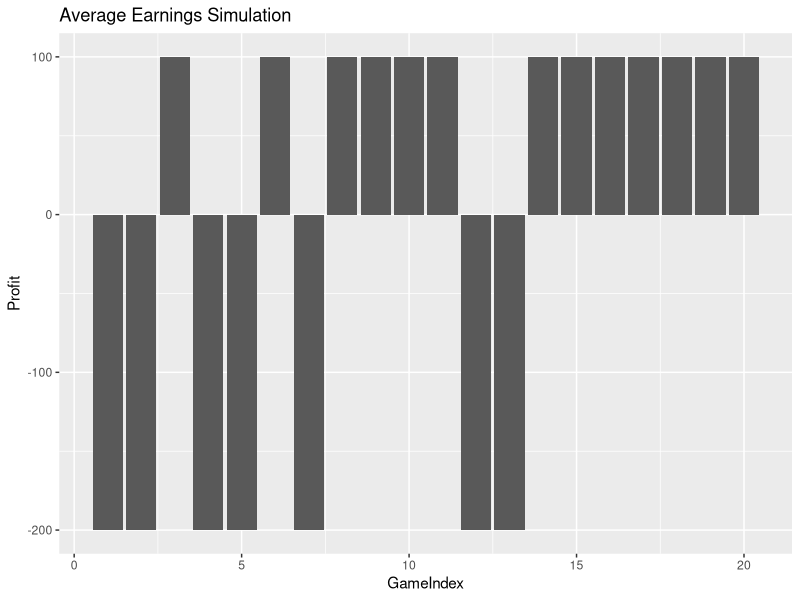
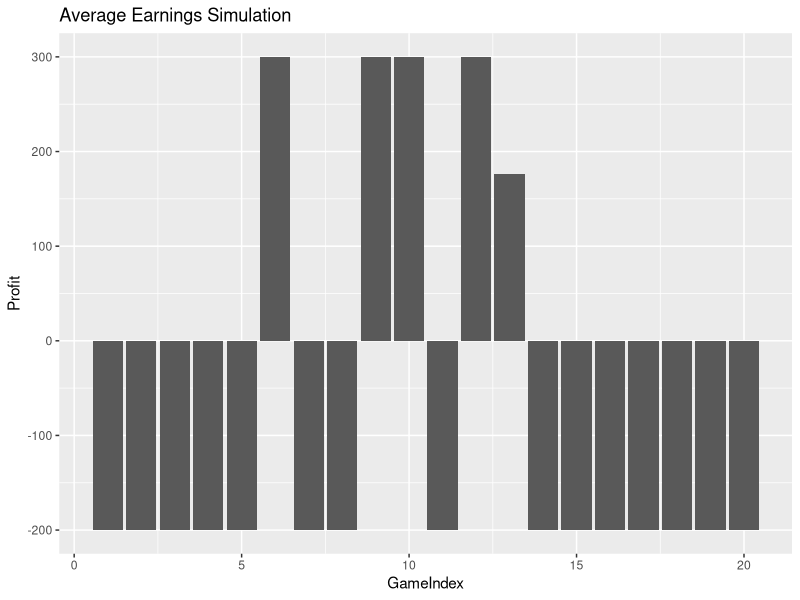
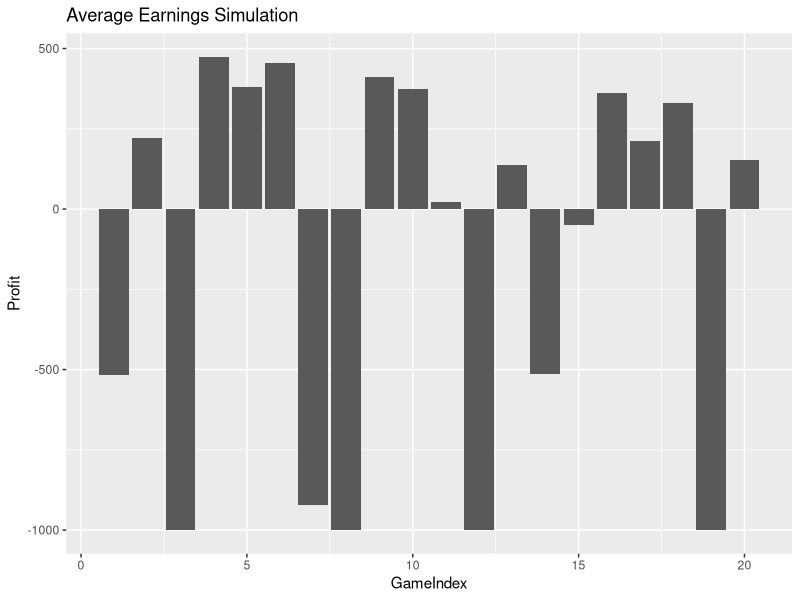
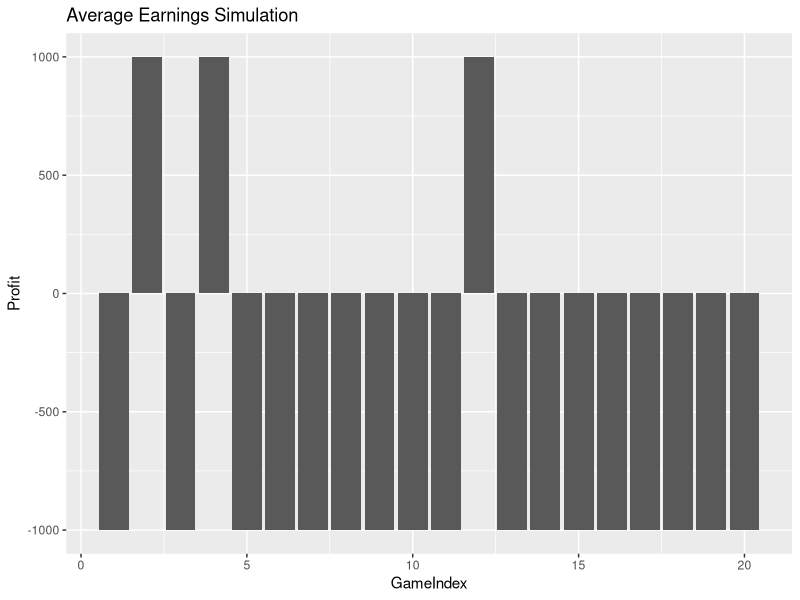
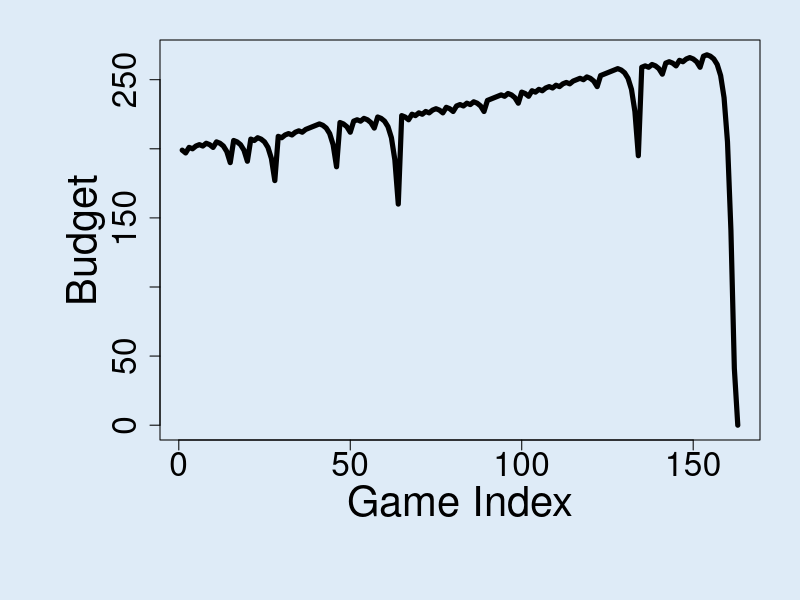

Write R code to recreate these figures, in order.
## ---- chunk 1
#Simulates Single Spin 
single_spin <- function(){
  possible_outcomes <- c(rep("red",18), rep("black",18), rep("green",2))
  sample(possible_outcomes, 1)
}
## ---- chunk 2
#Simulates martingale wager
martingale_wager <- function(
  previous_wager
  , previous_outcome
  , max_wager
  , current_budget
){
  if(previous_outcome == "red") return(1)
  min(2*previous_wager, max_wager, current_budget)
}

## ---- chunk 3
#Simulates a single play/turn in a roulette game. 
one_play <- function(previous_ledger_entry, max_wager){
  # Create a copy of the input object that will become the output object
  out <- previous_ledger_entry
  out[1, "game_index"] <- previous_ledger_entry[1, "game_index"] + 1
  out[1, "starting_budget"] <- previous_ledger_entry[1, "ending_budget"]
  out[1, "wager"] <- martingale_wager(
    previous_wager = previous_ledger_entry[1, "wager"]
    , previous_outcome = previous_ledger_entry[1, "outcome"]
    , max_wager = max_wager
    , current_budget = out[1, "starting_budget"]
  )
  out[1, "outcome"] <- single_spin()
  out[1, "ending_budget"] <- out[1, "starting_budget"] + 
    ifelse(out[1, "outcome"] == "red", +1, -1)*out[1, "wager"]
  return(out)
}
## ---- chunk 4
#Stopping Condition 
stopping_rule <- function(
  ledger_entry
  , winning_threshold
){
  ending_budget <- ledger_entry[1, "ending_budget"]
  if(ending_budget <= 0) return(TRUE)
  if(ending_budget >= winning_threshold) return(TRUE)
  FALSE
}
## ---- chunk 5
#Simulation of the entire roulette game.
one_series <- function(
  max_games, starting_budget, winning_threshold, max_wager
){
  # Initialize ledger
  ledger <- data.frame(
      game_index = 0:max_games
    , starting_budget = NA_integer_
    , wager = NA_integer_
    , outcome = NA_character_
    , ending_budget = NA_integer_
  )
  ledger[1, "wager"] <- 1
  ledger[1, "outcome"] <- "red"
  ledger[1, "ending_budget"] <- starting_budget
  for(i in 2:nrow(ledger)){
    ledger[i,] <- one_play(ledger[i-1,], max_wager)
    if(stopping_rule(ledger[i,], winning_threshold)) break
  }
  # Return non-empty portion of ledger
  ledger[2:i, ]
}
## ---- chunk 6
#Profit function given the entire series of plays.. 
profit <- function(ledger){
  n <- nrow(ledger)
  profit <- ledger[n, "ending_budget"] - ledger[1, "starting_budget"]
  return(profit)
}
## ---- chunk 7
#All of the below function inputs are based on constraints described above
a <- one_series(1000,200,300,100)
a
profit(a)
## ---- chunk 8
library(magrittr)

svg(filename = "pattern.svg", width=16, height =8.25)
par(cex.axis=2.0, cex.lab = 2.5, mar = c(8,8,2,2), bg = rgb(222, 235, 247, max = 255))
#set.seed(1)
#Constraints chosen based on above stipulations.
ledger <- one_series(1000,200,300,100)
plot(ledger[,c(1,5)], type = "l", lwd = 5, xlab = "Game Index", ylab = "Budget")
dev.off()
## ---- chunk 9
PResult <- function(r, max_games, starting_budget, winning_threshold, max_wager)
{
rep <- c(replicate(r, profit(one_series(max_games, starting_budget, winning_threshold, max_wager))))
return (rep)
}
## ---- chunk 10
library(tidyverse)
library(ggplot2)
## ---- chunk 11
#.
set.seed(1)
a <- PResult(20, 1000, 200, 300, 100)
a1 <- as.data.frame(a)
a1 <- mutate(a1, GameIndex = 1:length(a))
colnames(a1) <- c("Profit", "GameIndex")
ggplot(data = a1, aes(x = GameIndex, y = Profit)) + geom_bar(stat = "identity") + labs(title = "Average Earnings Simulation")
mean(a1$Profit)

# get_last <- function(x) x[length(x)]
# 
# 
# # Simulation
# walk_out_money <- rep(NA, 50)
# for(j in seq_along(walk_out_money)){
#   walk_out_money[j] <- one_series(starting_budget = 200, winning_threshold = 300, max_games = 1000, max_wager = 100) %>%  get_last
# }
# 
# lapply(walk_out_money, function(x) x[length(x)] - 200)
# 
# # Walk out money distribution
# #hist(as.numeric(walk_out_money), breaks = 100)
# 
# d1 <- as.data.frame(lapply(walk_out_money, function(x) x[length(x)] - 200))
# index(d1, col = 1:length(d1))
# dim(d1)


## ---- chunk 12
set.seed(1)
b<- PResult(20, 1000, 200, 500, 100)
b1 <- as.data.frame(b)
b1 <- mutate(b1, GameIndex = 1:length(b))
colnames(b1) <- c("Profit", "GameIndex")
ggplot(data = b1, aes(x = GameIndex, y = Profit)) + geom_bar(stat = "identity") + labs(title = "Average Earnings Simulation", xlab = "Profit", ylab = "Game Index")
mean(b1$Profit)

## ---- chunk 13
set.seed(1)
c <- PResult(20, 1000, 1000, 2000, 200)
c1 <- as.data.frame(c)
c1 <- mutate(c1, GameIndex = 1:length(c))
colnames(c1) <- c("Profit", "GameIndex")
ggplot(data = c1, aes(x = GameIndex, y = Profit)) + geom_bar(stat = "identity") + labs(title = "Average Earnings Simulation")
mean(c1$Profit)
## ---- chunk 14
set.seed(1)
d <- PResult(20, 10000, 1000, 2000, 200)
d1 <- as.data.frame(d)
d1 <- mutate(d1, GameIndex = 1:length(d))
colnames(d1) <- c("Profit", "GameIndex")
ggplot(data = d1, aes(x = GameIndex, y = Profit)) + geom_bar(stat = "identity") + labs(title = "Average Earnings Simulation")
mean(d1$Profit)
## ---- chunk 15
install.packages("htmltools")
